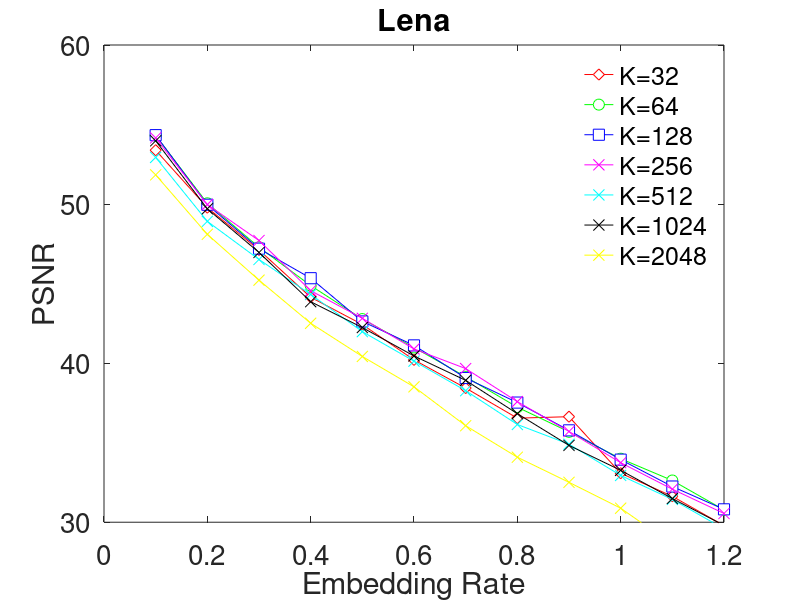

MATLAB code for this plot:
ER=[0.1 0.2 0.3 0.4 0.5 0.6 0.7 0.8 0.9 1.0 1.1 1.2];

K0032=[53.3855 49.7771 47.1163 44.1442 42.4289 40.2062 38.4357 36.5424 36.6344 33.0802 31.6297 29.7901];
K0064=[54.3078 50.0503 47.2856 44.8757 42.7730 40.9860 39.1439 37.2327 35.6807 33.9932 32.6237 30.7773];
K0128=[54.3327 49.9580 47.1970 45.3397 42.6216 41.1166 39.0663 37.5213 35.7751 33.9343 32.2439 30.8100];
K0256=[54.1600 49.9697 47.7083 44.5563 42.8171 40.8931 39.6592 37.5799 35.7046 33.7431 32.0774 30.5513];
K0512=[52.9348 48.9138 46.5170 44.3189 41.9805 40.1263 38.2689 36.1436 34.9064 32.9429 31.4331 29.5846];
K1024=[53.9777 49.7023 46.9587 43.8630 42.2374 40.4515 38.9192 36.8244 34.8290 33.2641 31.4890 29.7994];
K2048=[51.8360 48.1000 45.2169 42.5088 40.4200 38.5122 36.0677 34.0867 32.5086 30.8822 28.6069 26.6203];


 


figure(1)
 
 
plot(ER,K0032,'-rd','LineWidth',0.5,...
                'MarkerEdgeColor','r',...
                'MarkerFaceColor','w',...
                'MarkerSize',8);

 
hold on;

plot(ER,K0064,'-go','LineWidth',0.5,...
                'MarkerEdgeColor','g',...
                'MarkerFaceColor','w',...
                'MarkerSize',8);
            
hold on;

plot(ER,K0128,'-bs','LineWidth',0.5,...
                'MarkerEdgeColor','b',...
                'MarkerFaceColor','w',...
                'MarkerSize',8);
hold on;

plot(ER,K0256,'-mx','LineWidth',0.5,...
                'MarkerEdgeColor','m',...
                'MarkerFaceColor','w',...
                'MarkerSize',8);

            
hold on;

plot(ER,K0512,'-cx','LineWidth',0.5,...
                'MarkerEdgeColor','c',...
                'MarkerFaceColor','w',...
                'MarkerSize',8);
            
            
hold on;

plot(ER,K1024,'-kx','LineWidth',0.5,...
                'MarkerEdgeColor','k',...
                'MarkerFaceColor','w',...
                'MarkerSize',8);
            
hold on;

plot(ER,K2048,'-yx','LineWidth',0.5,...
                'MarkerEdgeColor','y',...
                'MarkerFaceColor','w',...
                'MarkerSize',8);
            
            
axis([0 1.2 30 60] );
        
set(gca, 'XTick', [0 0.2 0.4 0.6 0.8 1.0 1.2]);
set(gca, 'YTick', [30  40  50  60 ]);
set(gca,'FontSize',20);
xlabel('Embedding Rate');
ylabel('PSNR');
hl=legend('K=32 ','K=64','K=128','K=256','K=512','K=1024','K=2048');
set(hl,'Box','off')
title('Lena');
